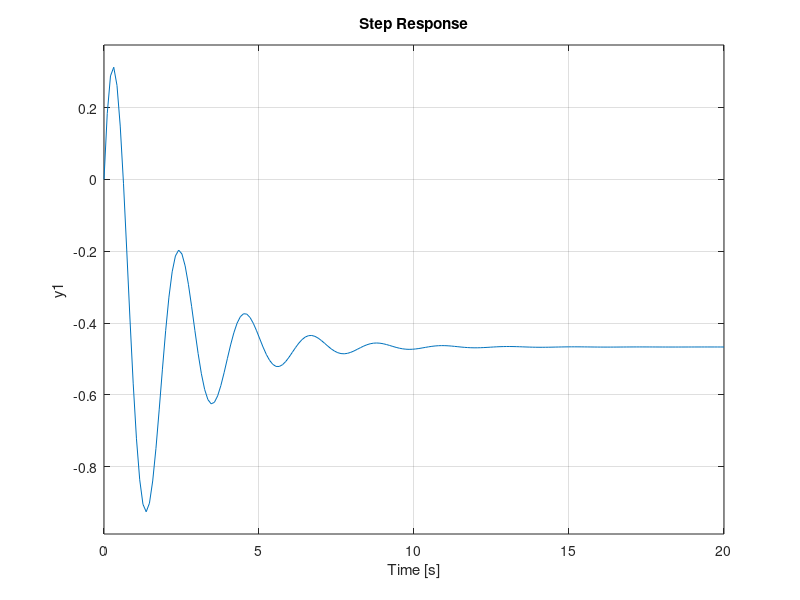

Reproduce this figure in MATLAB.
%% Homework 7 Matlab Support Code

% Problem 5.25

b = [1];
a = conv([1 3 0], [1 6]);
G = tf(b,a)

db = [1 0.1];
da = [1 0.0153];
D = tf(db, da);

rlocus(G*D);

% Problem 5.26

%G = tf([1], [1 1 0]);

%rlocus(G);

% Problem 5.30
b = [-2 4];
a = [1 1 9];
L = tf(-b,a);
rlocus(L);
K = 1.05;
step(K*L)